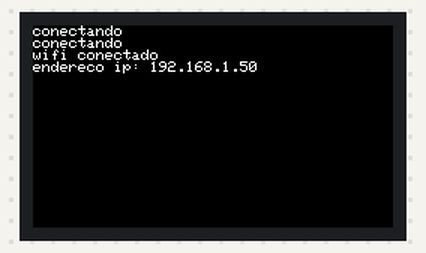
This sketch was run on a simulated ESP32-S3. Shown: 240×135 colour display. WiFi joins after 1.5 s; servers stay silent unless stated.

Above: at 2.2 s.

The sketch:

wifi3.ino
```cpp
#include <M5Cardputer.h>
#include <WiFi.h>
#include <WebServer.h>

WebServer server(80);

void page(void) {
    server.send(200, "text/html", "<h1>vampeta</h1>");
}

void setup(void) {
    M5Cardputer.begin();

    WiFi.begin("ELGUESABAL", "12345678");
    while (WiFi.status() != WL_CONNECTED) {
        M5Cardputer.Display.println("conectando");
        delay(1000);
    }

    M5Cardputer.Display.println("wifi conectado");
    M5Cardputer.Display.print("endereco ip: ");
    M5Cardputer.Display.println(WiFi.localIP());

    server.on("/", page);
    server.begin();
}

void loop(void) {
    server.handleClient();
}
```
